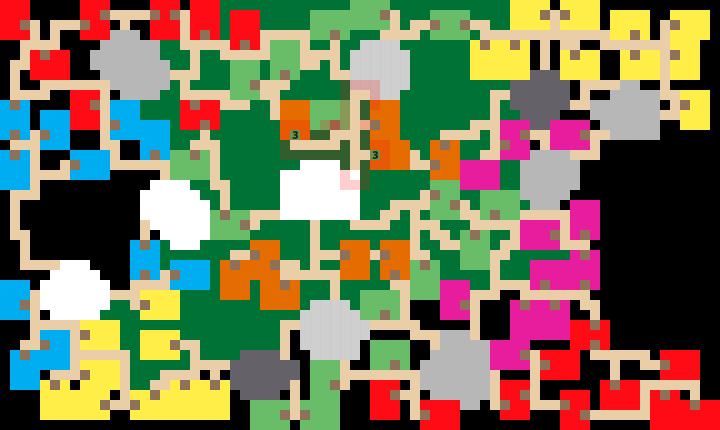

A level layout from a 2D game, rendered from its tile map. Below: a short description, then the map file with tile-grid data replaced by summaries:
An orthogonal 72x43 tile map with 10x10 px tiles, 3 tile layers (bg, fg, Blocking) and 1 object (StartPoint).

<map version="1.0" orientation="orthogonal" width="72" height="43" tilewidth="10" tileheight="10">
 <tileset firstgid="1" name="Tiles" tilewidth="10" tileheight="10">
  <image source="tiles.png" width="60" height="80" />
  <tile id="22">
   <properties>
    <property name="Collidable" value="True" />
   </properties>
  </tile>
  <tile id="23">
   <properties>
    <property name="Collectable" value="True" />
   </properties>
  </tile>
 </tileset>
 <layer name="bg" width="72" height="43">
  <data>[3096 cells, 3096 non-empty, 14 distinct tile ids]</data>
 </layer>
 <objectgroup name="obj" width="72" height="43" opacity="0.8">
  <object name="StartPoint" x="355" y="175" />
 </objectgroup>
 <layer name="fg" width="72" height="43">
  <data>[3096 cells, 2 non-empty, 1 distinct tile ids]</data>
 </layer>
 <layer name="Blocking" width="72" height="43">
  <data>[3096 cells, 47 non-empty, 2 distinct tile ids]</data>
 </layer>
</map>